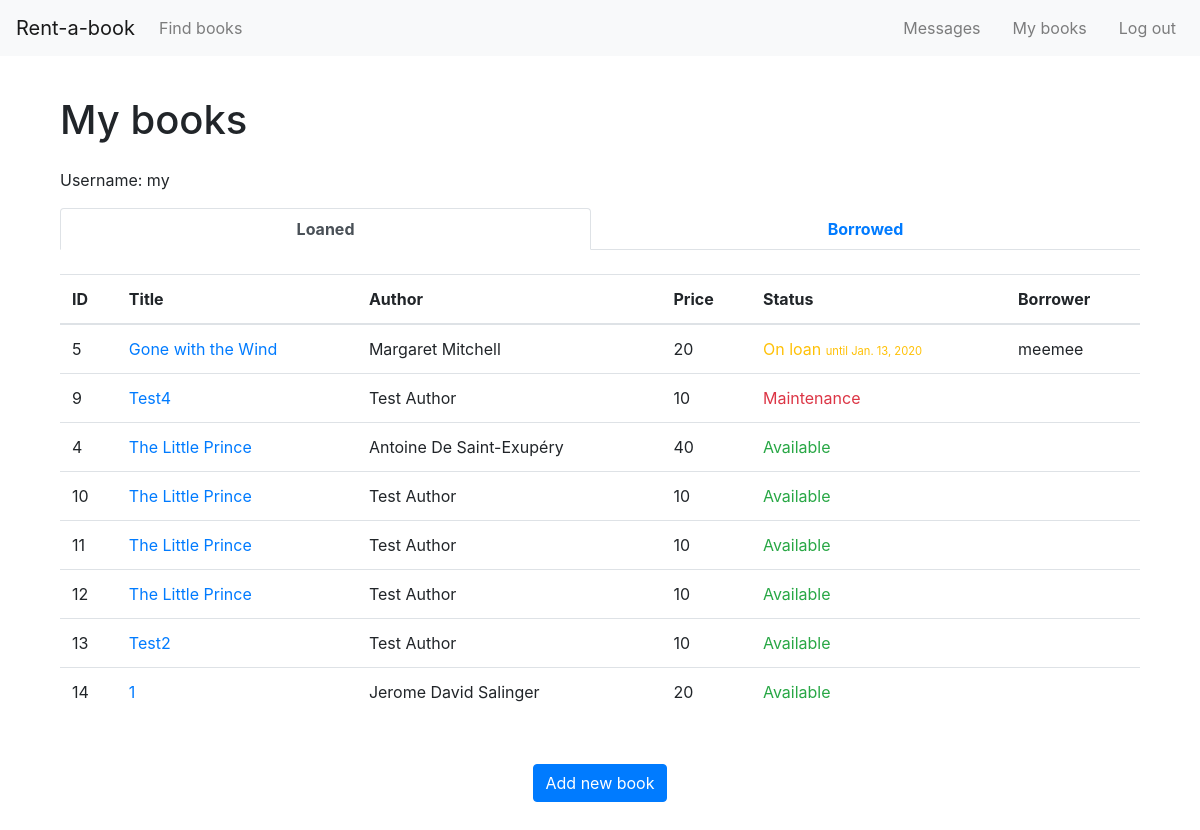
The app's page /mybooks/ (signed in), older data.
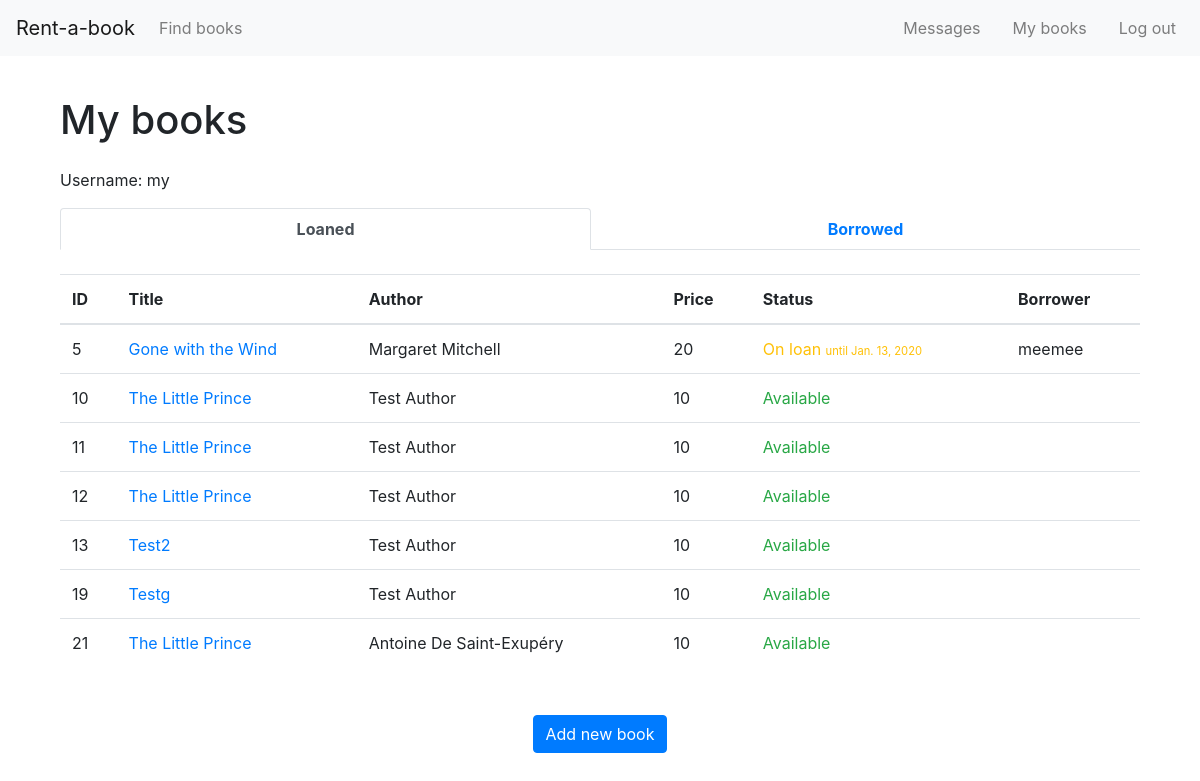
The same page, newer data.
### rentabook/models.py (models this page shows, shortened)
class BookInstance(models.Model):
    created_by = models.ForeignKey(User, on_delete=models.SET_NULL, null=True, related_name="owner")
    borrower = models.ForeignKey(User, on_delete=models.SET_NULL, null=True, blank=True, related_name="borrower")
    cover = models.ImageField(upload_to='images/', blank=False)
    def cover_tag(self):
        if self.cover:
            return mark_safe('<img src="%s" style="width: 45px; height: 60px;" />' % self.cover.url)
        else:
            return 'No Cover Found'
    cover_tag.short_description = 'Cover'
    title = models.CharField(max_length=255, blank=False, help_text='Enter book title')
    author = models.CharField(max_length=255, blank=False, help_text='Enter book author')
    genre = models.ManyToManyField(Genre, blank=False, help_text='Select a genre for this book')
    summary = models.TextField(
        blank=True,
        max_length=1000,
        help_text='Enter a brief description of the book')
    condition_choices = [
        ('1', 'Like New'),
        ('2', 'Good'),
        ('3', 'Fair'),
    ]
    condition = models.CharField(
        choices=condition_choices,
        max_length=1,
        blank=False,
        default='p')
    price_choices = [(i, i) for i in range (10, 60, 10)]
    price = models.IntegerField(choices=price_choices, default=10, blank=False)
    due_back = models.DateField(null=True, blank=True)
    LOAN_STATUS = (
        ('o', 'On loan'),
        ('a', 'Available'),
        ('m', 'Maintenance'),
    )
    status = models.CharField(
        max_length=1,
        choices=LOAN_STATUS,
        blank=True,
        default='a',
        help_text='Book availability',
    )
    class Meta:
        ordering = ['due_back', 'status']
    def display_genre(self):
        """Create a string for the Genre. This is required to display genre in Admin."""
        return ', '.join(genre.name for genre in self.genre.all()[:3])
    display_genre.short_description = 'Genre'

### rentabook/views.py (the view)
# urls.py: path('mybooks/', views.BooksByUserListView.as_view(), name='my-books'),
class BooksByUserListView(LoginRequiredMixin,generic.ListView):
    model = BookInstance
    template_name ='rentabook/my_books.html'
    paginate_by = 10
    def get_queryset(self):
        return BookInstance.objects.filter(borrower=self.request.user).filter(status__exact='o').order_by('-due_back')
    def get_context_data(self, **kwargs):
        context = super(BooksByUserListView, self).get_context_data(**kwargs)
        context['loaned_books'] = BookInstance.objects.filter(created_by=self.request.user).order_by('-due_back')
        context["new_message"] = new_message_alert(self.request.user)
        return context

### rentabook/utils.py (called while the page is built)
def new_message_alert(request_user):
    convos = Dialog.objects.filter(Q(owner=request_user) | Q(opponent=request_user))
    if len(convos) > 0:
        for convo in convos:
            if convo.messages.all().count() > 0:
                if not convo.messages.last().read and convo.messages.last().sender != request_user:
                    return True
    return False

### rentabook/templates/rentabook/my_books.html (shortened to what this page needs)
{% extends "base_generic.html" %}
{% block main %}
<br>
<h1>My books</h1>
<div class="py-3">
    {% if user.is_authenticated %}
    Username: {{ user.get_username }}
    {% endif %}
</div>
<ul class="nav nav-tabs nav-fill" id="my_books" role="tablist">
    <li class="nav-item">
        <a class="nav-link active" id="loaned-tab" data-toggle="tab" href="#loaned" role="tab" aria-controls="loaned"
            aria-selected="true"><b>Loaned</b></a>
    </li>
    <li class="nav-item">
        <a class="nav-link" id="borrowed-tab" data-toggle="tab" href="#borrowed" role="tab" aria-controls="borrowed"
            aria-selected="false"><b>Borrowed</b></a>
    </li>
</ul>
<div class="tab-content" id="myTabContent">
    <div class="tab-pane fade show active" id="loaned" role="tabpanel" aria-labelledby="loaned-tab">
        <br>
        {% if loaned_books %}
        <table class="table">
            <thead>
                <tr>
                    <th scope="col">ID</th>
                    <th scope="col">Title</th>
                    <th scope="col">Author</th>
                    <th scope="col">Price</th>
                    <th scope="col">Status</th>
                    <th scope="col">Borrower</th>
                </tr>
            </thead>
            <tbody>
                {% for bookinst in loaned_books %}
                <tr>
                    <td>{{ bookinst.id }}</td>
                    <td><a href="{% url 'book-detail' bookinst.pk %}">{{ bookinst.title }}</a></td>
                    <td>{{ bookinst.author }}</td>
                    <td>{{ bookinst.price }}</td>
                    <td>
                        {% if bookinst.status == 'o' %}
                        <span class="text-warning">
                            {{ bookinst.get_status_display }}
                            <span style="font-size: 0.7rem;">
                                until {{ bookinst.due_back }}
                            </span>
                        </span>
                        {% else %}
                        <span class="{% if bookinst.status == 'a' %}text-success{% else %}text-danger{% endif %}">
                            {{ bookinst.get_status_display }}
                        </span>
                        {% endif %}
                    </td>
                    <td>
                        {% if bookinst.borrower %}
                        <a href="{% url 'dialogs_detail' bookinst.borrower %}" style="color:inherit">
                            {{ bookinst.borrower }}
                        </a>
                        {% endif %}
                    </td>
                </tr>
                {% endfor %}
            </tbody>
        </table>
        {% else %}
        <p>There are no books loaned.</p>
        {% endif %}
        <div class="my-5 text-center">
            <a href="{% url 'add-book' %}">
                <button class="btn btn-primary">
                    Add new book
                </button>
            </a>
        </div>
    </div>
</div>
{% endblock %}

### rentabook/templates/base_generic.html (shortened to what this page needs)
<!DOCTYPE html>
<html>
    <head>
        <link rel="stylesheet" href="https://stackpath.bootstrapcdn.com/bootstrap/4.3.1/css/bootstrap.min.css"
>
        {% load static %}
        <link rel="stylesheet" href="{% static 'rentabook/style.css' %}">
        <link href="//maxcdn.bootstrapcdn.com/font-awesome/4.7.0/css/font-awesome.min.css" rel="stylesheet">
    </head>
    <body data-spy="scroll" data-target="#toc">
        <nav class="navbar navbar-expand-lg navbar-light bg-light screen-only">
            <a class="navbar-brand" href="{% url 'books' %}">Rent-a-book</a>
            <div class="collapse navbar-collapse ml-auto" id="navbarNav">
                <div class="navbar-nav mr-auto">
                    <a class="nav-link" href="{% url 'book-search' %}">Find books</a>
                </div>
                {% if user.is_authenticated %}
                <ul class="navbar-nav">
                    <li class="nav-item">
                        <a class="nav-link" href="{% url 'dialogs' %}">Messages</a>
                    </li>
                    {% if new_message %}
                        <i class="fa fa-commenting-o"></i>
                    <li class="nav-item">
                    {% else %}
                    <li class="ml-3 nav-item">
                    {% endif %}
                        <a class="nav-link" href="{% url 'my-books' %}">My books</a>
                    </li>
                    <li class="ml-3 nav-item">
                        <a class="nav-link" href="{% url 'logout' %}?next={{request.path}}">Log out</a>
                    </li>
                </ul>
                {% endif %}
            </div>
        </nav>
        <main class="container p-7">
            <div class="container-fluid py-md-3 py-sm-3">
                {% block main %}{% endblock %}
                <br>
            </div>
        </main>
    </body>
</html>

Row changes from the older to the newer data that the page shows:
removed BookInstance: id "9", title "Test4", author "Test Author", price "10", status "Maintenance"
removed BookInstance: id "4", title "The Little Prince", author "Antoine De Saint-Exupéry", price "40", status "Available"
removed BookInstance: id "14", title "1", author "Jerome David Salinger", price "20", status "Available"
added BookInstance: id "19", title "Testg", author "Test Author", price "10", status "Available"
added BookInstance: id "21", title "The Little Prince", author "Antoine De Saint-Exupéry", price "10", status "Available"
